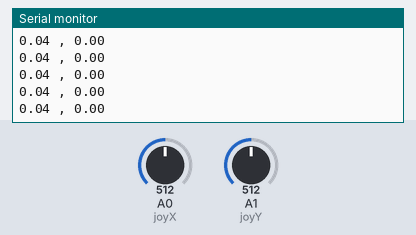
This sketch was run on a simulated Arduino Uno, built with avr-gcc and run on an emulated ATmega328P. On the bench: the last lines printed to the serial monitor. The test bench sets the inputs (shaded band); at power-on: A1 (joyY) = 512, A0 (joyX) = 512.

Above: at 1.2 s.
1.3 s: A1 (joyY) set to 483
At 2.2 s:
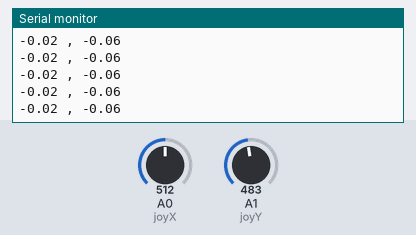
10.3 s: A0 (joyX) set to 686
At 11.1 s:
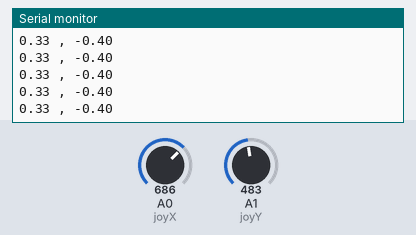
11.8 s: A0 (joyX) set to 707
At 12.8 s:
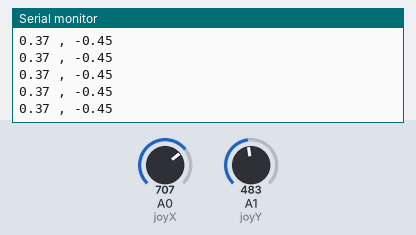
Timing chart, 0 to 14.3 s (numbered marks = the images above; inputs shaded):
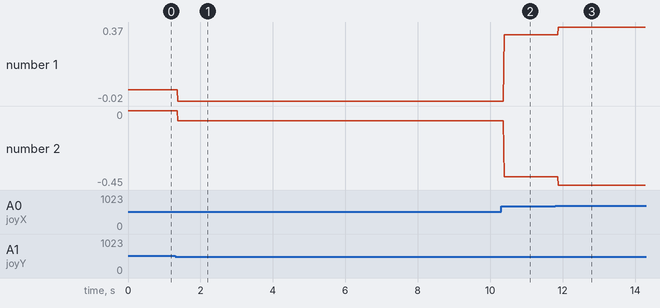

Measured:
- after the input at 1.3 s, the serial monitor: prints a new line after 0.08 s (image 1)
- after the input at 10.3 s, the serial monitor: prints a new line after 0.08 s (image 2)
- after the input at 11.8 s, the serial monitor: prints a new line after 0.08 s (image 3)
- plotted number 1: 0.04 → -0.02 after the input at 1.3 s, -0.02 → 0.33 after the input at 10.3 s, 0.33 → 0.37 after the input at 11.8 s
- plotted number 2: 0 → -0.06 after the input at 1.3 s, -0.06 → -0.4 after the input at 10.3 s, -0.4 → -0.45 after the input at 11.8 s

The sketch:

JoystickController.ino
```cpp
const int joyX = A0;
const int joyY = A1;

void setup(){
    pinMode(joyX, INPUT);
    pinMode(joyY, INPUT);

    Serial.begin(9600);
}

void loop(){

    float xVal = (analogRead(joyX) - 502) / (float)502;
    float yVal = (analogRead(joyY) - 502) / (float)502;

    xVal = clamp(xVal, -1, 1);
    yVal = clamp(yVal, -1, 1);

    float leftMotor = yVal + xVal;
    float rightMotor = yVal - xVal;

    leftMotor = clamp(leftMotor, -1, 1);
    rightMotor = clamp(rightMotor, -1, 1);

    Serial.print(leftMotor);
    Serial.print(" , ");
    Serial.println(rightMotor);
}

float clamp(float val, float minVal, float maxVal){
    val = max(val, minVal);
    val = min(val, maxVal);

    return(val);
}
```
